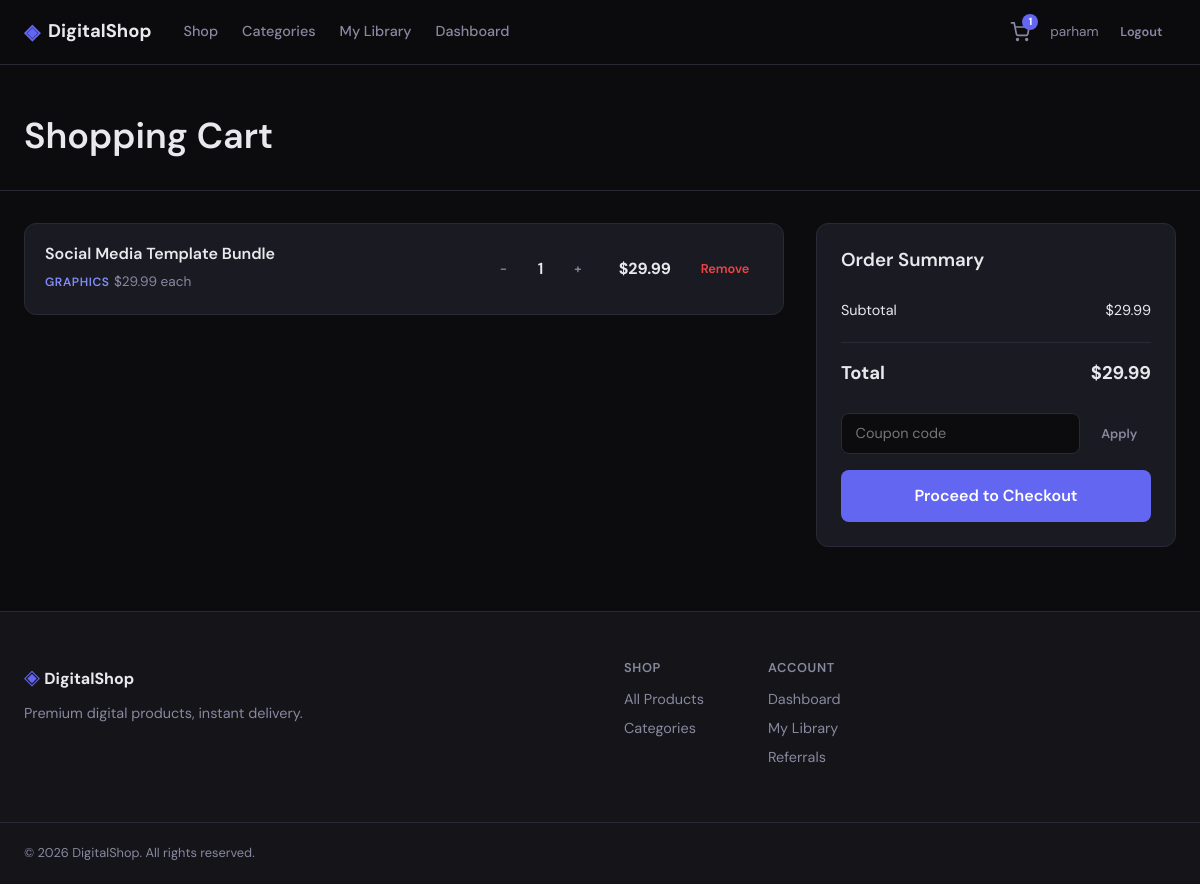
The app's page /cart/ (signed in) with its own data.
### apps/cart/models.py (models this page shows, shortened)
class CartItem(TimeStampedModel):
    cart = models.ForeignKey(Cart, on_delete=models.CASCADE, related_name="items")
    product = models.ForeignKey(Product, on_delete=models.CASCADE)
    quantity = models.PositiveIntegerField(default=1)
    class Meta:
        db_table = "cart_cart_item"
        unique_together = [("cart", "product")]
    @property
    def line_total(self):
        return self.product.price * self.quantity

### apps/catalog/models.py (models this page shows, shortened)
class Product(TimeStampedModel):
    category = models.ForeignKey(
        Category,
        on_delete=models.PROTECT,
        related_name="products",
    )
    title = models.CharField(max_length=200)
    slug = models.SlugField(max_length=220, unique=True, blank=True)
    short_description = models.CharField(max_length=300)
    description = models.TextField()
    price = models.DecimalField(max_digits=10, decimal_places=2)
    compare_at_price = models.DecimalField(
        max_digits=10,
        decimal_places=2,
        null=True,
        blank=True,
        help_text="Original price for sale display",
    )
    cover_image = models.ImageField(upload_to="products/covers/", blank=True, null=True)
    is_active = models.BooleanField(default=True)
    is_featured = models.BooleanField(default=False)
    download_count = models.PositiveIntegerField(default=0)
    class Meta:
        db_table = "catalog_product"
        ordering = ["-created_at"]
    def get_absolute_url(self):
        return reverse("catalog:product_detail", kwargs={"slug": self.slug})

class Category(TimeStampedModel):
    name = models.CharField(max_length=100, unique=True)
    slug = models.SlugField(max_length=120, unique=True, blank=True)
    description = models.TextField(blank=True)
    icon = models.CharField(max_length=50, blank=True, help_text="Emoji or icon class")
    is_active = models.BooleanField(default=True)
    sort_order = models.PositiveIntegerField(default=0)
    class Meta:
        db_table = "catalog_category"
        ordering = ["sort_order", "name"]
        verbose_name_plural = "categories"

### apps/cart/views.py (the view)
# urls.py: path("", views.cart_detail, name="detail"),
def cart_detail(request):
    cart = get_or_create_cart(request)
    items = cart.items.select_related("product")
    subtotal = cart.subtotal
    coupon_discount = 0
    coupon_code = request.session.get("coupon_code", "")
    if coupon_code:
        coupon = Coupon.objects.filter(code__iexact=coupon_code).first()
        if coupon and coupon.is_valid():
            coupon_discount = coupon.calculate_discount(subtotal)
    cart_total = max(subtotal - coupon_discount, 0)
    context = {
        "cart": cart,
        "items": items,
        "subtotal": subtotal,
        "coupon_code": coupon_code,
        "coupon_discount": coupon_discount,
        "cart_total": cart_total,
    }
    return render(request, "cart/cart.html", context)

### apps/cart/context_processors.py (called while the page is built)
def cart_context(request):
    try:
        cart = get_or_create_cart(request)
        return {
            "cart_item_count": cart.total_items,
        }
    except Exception:
        return {"cart_item_count": 0}

### apps/cart/models.py (called while the page is built)
    @property
    def total_items(self):
        return sum(item.quantity for item in self.items.all())

    @property
    def subtotal(self):
        return sum(item.line_total for item in self.items.select_related("product"))

### apps/cart/services.py (called while the page is built, shortened)
def get_or_create_cart(request):
    if request.user.is_authenticated:
        cart, _ = Cart.objects.get_or_create(user=request.user)
        return cart

### templates/cart/cart.html (shortened to what this page needs)
{% extends "base.html" %}
{% block content %}
<div class="page-header">
    <div class="container">
        <h1>Shopping Cart</h1>
    </div>
</div>
<div class="container cart-layout">
    {% if items %}
    <div class="cart-items">
        {% for item in items %}
        <div class="cart-item">
            <div class="cart-item-info">
                <a href="{{ item.product.get_absolute_url }}">
                    <h3>{{ item.product.title }}</h3>
                </a>
                <span class="product-category">{{ item.product.category.name }}</span>
                <span class="cart-item-price">${{ item.product.price }} each</span>
            </div>
            <div class="cart-item-actions">
                <form method="post" action="{% url 'cart:update' item.id %}" class="qty-form">
                    <button type="submit" name="action" value="decrement" class="btn btn-ghost btn-sm">−</button>
                    <span class="qty">{{ item.quantity }}</span>
                    <button type="submit" name="action" value="increment" class="btn btn-ghost btn-sm">+</button>
                </form>
                <span class="line-total">${{ item.line_total }}</span>
                <form method="post" action="{% url 'cart:update' item.id %}">
                    <button type="submit" name="action" value="remove" class="btn btn-ghost btn-sm text-danger">Remove</button>
                </form>
            </div>
        </div>
        {% endfor %}
    </div>
    <aside class="cart-summary">
        <div class="summary-card">
            <h3>Order Summary</h3>
            <div class="summary-row">
                <span>Subtotal</span>
                <span>${{ subtotal }}</span>
            </div>
            <div class="summary-row total">
                <span>Total</span>
                <span>${{ cart_total }}</span>
            </div>
            <form method="post" action="{% url 'cart:apply_coupon' %}" class="coupon-form">
                <input type="text" name="coupon_code" placeholder="Coupon code" value="{{ coupon_code }}">
                <button type="submit" class="btn btn-ghost btn-sm">Apply</button>
            </form>
            {% if user.is_authenticated %}
                <a href="{% url 'cart:checkout' %}" class="btn btn-primary btn-block btn-lg">Proceed to Checkout</a>
            {% else %}
                <a href="{% url 'accounts:login' %}?next={% url 'cart:checkout' %}" class="btn btn-primary btn-block btn-lg">Login to Checkout</a>
            {% endif %}
        </div>
    </aside>
    {% else %}
    <div class="empty-state">
        <h2>Your cart is empty</h2>
        <p>Add some digital products to get started.</p>
        <a href="{% url 'catalog:products' %}" class="btn btn-primary btn-lg">Browse Products</a>
    </div>
    {% endif %}
</div>
{% endblock %}

### templates/base.html (shortened to what this page needs)
{% load static %}
<!DOCTYPE html>
<html lang="en">
<head>
    <link rel="stylesheet" href="{% static 'css/main.css' %}">
</head>
<body>
    <nav class="navbar">
        <div class="container navbar-inner">
            <a href="{% url 'storefront:home' %}" class="logo">
                <span class="logo-icon">◈</span>
                DigitalShop
            </a>
            <div class="nav-links">
                <a href="{% url 'catalog:products' %}">Shop</a>
                <a href="{% url 'catalog:categories' %}">Categories</a>
                {% if user.is_authenticated %}
                    <a href="{% url 'accounts:library' %}">My Library</a>
                    <a href="{% url 'accounts:dashboard' %}">Dashboard</a>
                {% endif %}
            </div>
            <div class="nav-actions">
                <a href="{% url 'cart:detail' %}" class="cart-btn">
                    <svg width="20" height="20" viewBox="0 0 24 24" fill="none" stroke="currentColor" stroke-width="2"><circle cx="9" cy="21" r="1"/><circle cx="20" cy="21" r="1"/><path d="M1 1h4l2.68 13.39a2 2 0 0 0 2 1.61h9.72a2 2 0 0 0 2-1.61L23 6H6"/></svg>
                    {% if cart_item_count %}<span class="cart-badge">{{ cart_item_count }}</span>{% endif %}
                </a>
                {% if user.is_authenticated %}
                    <div class="user-menu">
                        <span class="user-name">{{ user.username }}</span>
                        <a href="{% url 'accounts:logout' %}" class="btn btn-ghost btn-sm">Logout</a>
                    </div>
                {% else %}
                    <a href="{% url 'accounts:login' %}" class="btn btn-ghost btn-sm">Login</a>
                    <a href="{% url 'accounts:register' %}" class="btn btn-primary btn-sm">Sign Up</a>
                {% endif %}
            </div>
        </div>
    </nav>
    <main>
        {% block content %}{% endblock %}
    </main>
    <footer class="footer">
        <div class="container footer-inner">
            <div class="footer-brand">
                <span class="logo-icon">◈</span>
                <strong>DigitalShop</strong>
                <p>Premium digital products, instant delivery.</p>
            </div>
            <div class="footer-links">
                <div>
                    <h4>Shop</h4>
                    <a href="{% url 'catalog:products' %}">All Products</a>
                    <a href="{% url 'catalog:categories' %}">Categories</a>
                </div>
                <div>
                    <h4>Account</h4>
                    <a href="{% url 'accounts:dashboard' %}">Dashboard</a>
                    <a href="{% url 'accounts:library' %}">My Library</a>
                    <a href="{% url 'accounts:referrals' %}">Referrals</a>
                </div>
            </div>
        </div>
        <div class="footer-bottom container">
            <p>&copy; 2026 DigitalShop. All rights reserved.</p>
        </div>
    </footer>
</body>
</html>

### records on screen
CartItem: product "Social Media Template Bundle", product.category.name "GRAPHICS", product.price "29.99", quantity "1", line_total "29.99"

### other values on screen
{{ cart_item_count }} "1"
{{ user.username }} "parham"
{{ subtotal }} "29.99"
{{ cart_total }} "29.99"
